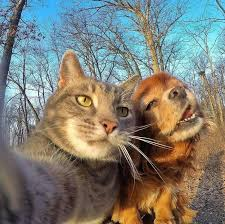
#> input picture Photos/catsfriend.jpeg, 225 x 224 px
$ python basic.py
#> lines starting #> are read from the running program, lines starting #| are printed output that depends on the picture; after the words box and inside, x2 and y2 are one past the last pixel; in counts of white or black regions, pixels touching at a corner belong together
import os
os.environ["QT_QPA_PLATFORM"] = "xcb"

import cv2 as cv
# Your code goes here...

img = cv.imread('Photos/catsfriend.jpeg')
#> img is the input picture: shape (224, 225, 3); mean B, G, R 116, 124.9, 125.4
cv.imshow('Cats', img)

# Converting to grayscale
gray = cv.cvtColor(img, cv.COLOR_BGR2GRAY)
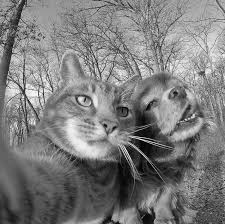
#> gray: shape (224, 225); min 0, max 252, mean 124
cv.imshow('Gray', gray)

#Blur
blur = cv.GaussianBlur(img, (7,7), cv.BORDER_DEFAULT)
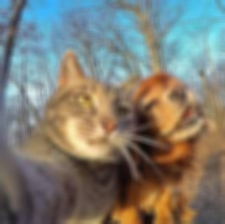
#> blur: shape (224, 225, 3); mean B, G, R 116, 124.9, 125.4
cv.imshow('Blur', blur)

#Edge Cascade
canny = cv.Canny(img, 75, 175)
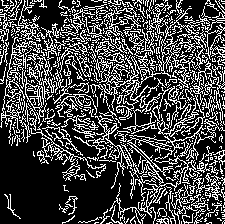
#> canny: shape (224, 225); 27.8% white in thin lines or dots
cv.imshow('Canny Edges', canny)

#Dilate the image
dilate = cv.dilate(canny, (7,7), iterations=3)
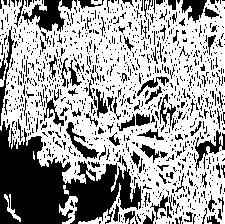
#> dilate: shape (224, 225); 63.5% white; 1104 black regions (1009 under 20 px), largest, box (x1, y1, x2, y2) and area: (0, 121, 142, 224) 7471, (22, 0, 65, 32) 701, (195, 130, 225, 171) 369
cv.imshow('Dilated', dilate)

#Eroding
eroded = cv.erode(dilate, (7,7), iterations=1)
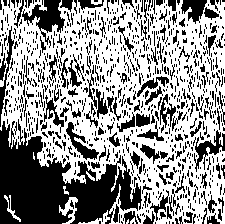
#> eroded: shape (224, 225); 57.7% white; 929 black regions (798 under 20 px), largest, box (x1, y1, x2, y2) and area: (0, 119, 142, 224) 7758, (22, 0, 65, 48) 810, (194, 130, 225, 172) 440
cv.imshow('Eroded', eroded)

#Resize
resized = cv.resize(img, (200,200), interpolation=cv.INTER_CUBIC)
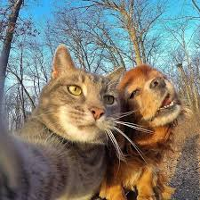
#> resized: shape (200, 200, 3); mean B, G, R 116, 124.9, 125.4
cv.imshow('Resized', resized)

#Cropping
cropped = img[100:200, 200:400]
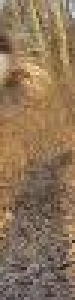
#> cropped: shape (100, 25, 3) (shown 3 times larger); mean B, G, R 88.5, 115.1, 140.3
cv.imshow('Cropped', cropped)

cv.imshow()

cv.waitKey(0)

$ run again, with Photos/brocat.jpeg copied over Photos/catsfriend.jpeg
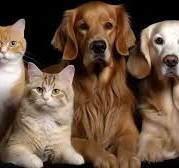
#> input picture Photos/brocat.jpeg, 179 x 168 px
#> img is the input picture: shape (168, 179, 3); mean B, G, R 64.9, 83.5, 107.3
#> `canny = cv.Canny(img, 75, 175)`:
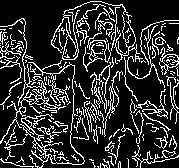
#> canny: shape (168, 179); 18.7% white in thin lines or dots
#> dilate: shape (168, 179); 43.1% white; 15 white regions (10 under 20 px), largest, box (x1, y1, x2, y2) and area: (0, 1, 179, 168) 12401, (102, 124, 133, 168) 362, (113, 129, 120, 140) 34, (89, 159, 96, 168) 32, (73, 137, 78, 142) 21
#> eroded: shape (168, 179); 37.7% white; 22 white regions (16 under 20 px), largest, box (x1, y1, x2, y2) and area: (0, 2, 179, 168) 10745, (105, 125, 133, 168) 270, (79, 119, 89, 143) 66, (102, 160, 110, 168) 41, (113, 130, 120, 140) 27, (89, 160, 96, 168) 25
#> `resized = cv.resize(img, (200,200), interpolation=cv.INTER_CUBIC)`:
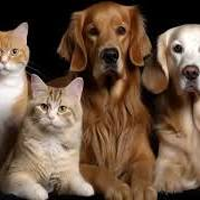
#> resized: shape (200, 200, 3); mean B, G, R 64.9, 83.5, 107.3
#> cropped = empty array

$ run again, with Photos/cutecat.jpeg copied over Photos/catsfriend.jpeg
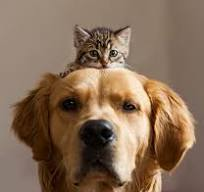
#> input picture Photos/cutecat.jpeg, 204 x 192 px
#> img is the input picture: shape (192, 204, 3); mean B, G, R 86.8, 108.4, 133.7
#> canny: shape (192, 204); 10.6% white in thin lines or dots, all inside (x1, y1, x2, y2) = (11, 24, 198, 192)
#> dilate: shape (192, 204); 24.6% white; 10 white regions (3 under 20 px), largest, box (x1, y1, x2, y2) and area: (42, 24, 198, 192) 8745, (11, 73, 46, 140) 384, (17, 132, 47, 192) 196
#> eroded: shape (192, 204); 21.7% white; 13 white regions (6 under 20 px), largest, box (x1, y1, x2, y2) and area: (42, 25, 198, 192) 7725, (11, 74, 46, 140) 326, (17, 133, 47, 192) 159
#> `resized = cv.resize(img, (200,200), interpolation=cv.INTER_CUBIC)`:
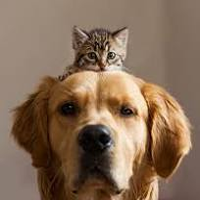
#> resized: shape (200, 200, 3); mean B, G, R 86.9, 108.5, 133.7
